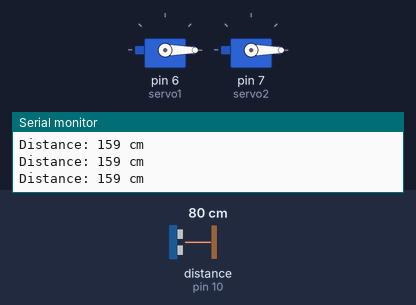
A sketch run on a simulated Arduino Uno, built with avr-gcc and run on an emulated ATmega328P. Shown: 2 × servo, the last lines printed to the serial monitor. Wiring (inferred from the names in the program): ultrasonic range finder: trigger pin 9; echo pin 10. Inputs (shaded band) come from the test bench; at power-on: distance to the obstacle (sensor on pin 10) 80 cm. The echo pulse lasts 58.3 µs per cm.

Above: at 1.2 s.
1.3 s: distance to the obstacle (sensor on pin 10) set to 18 cm
2.8 s: distance to the obstacle (sensor on pin 10) set to 13 cm
At 4.0 s:
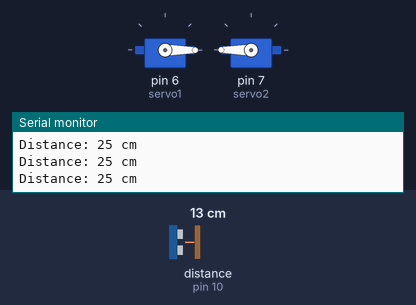
4.3 s: distance to the obstacle (sensor on pin 10) set to 9 cm
5.8 s: distance to the obstacle (sensor on pin 10) set to 6 cm
At 6.9 s:
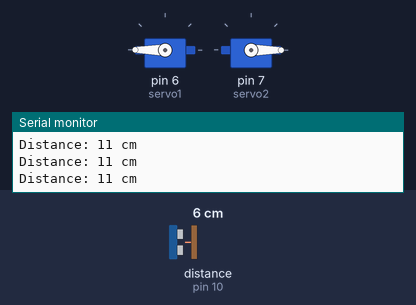
7.3 s: distance to the obstacle (sensor on pin 10) set to 35 cm
At 8.5 s:
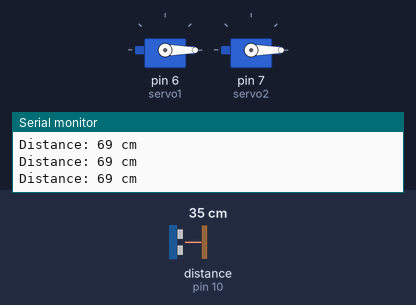
8.8 s: distance to the obstacle (sensor on pin 10) set to 2 cm
At 10.1 s:
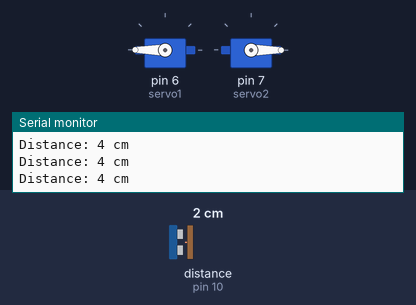
Timing chart, 0 to 11.3 s (numbered marks = the images above; inputs shaded):
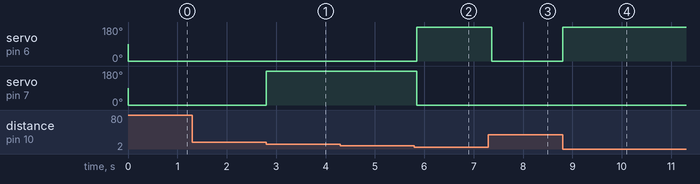

Measured:
- the behaviour switches between 16 and 15 cm on distance to the obstacle (sensor on pin 10) (found by bisection; images 0 and 1)
- the behaviour switches between 8 and 7 cm on distance to the obstacle (sensor on pin 10) (found by bisection; images 1 and 2)
- after the input at 2.8 s, servo on pin 7 (servo2): 0° → 180° at once
- after the input at 5.8 s, servo on pin 6 (servo1): 0° → 180° after 0.05 s; servo on pin 7 (servo2): 180° → 0° after 0.05 s
- after the input at 7.3 s, servo on pin 6 (servo1): 180° → 0° after 0.07 s
- after the input at 8.8 s, servo on pin 6 (servo1): 0° → 180° at once

The sketch:

2servos.ino
```cpp
#include <Servo.h>

Servo servo1;
Servo servo2;

const int trigPin = 9;
const int echoPin = 10;

void setup() {
  servo1.attach(6); // Attach servo 1 to pin 6
  servo2.attach(7); // Attach servo 2 to pin 7

  pinMode(trigPin, OUTPUT);
  pinMode(echoPin, INPUT);

  Serial.begin(9600);
}

void loop() {
  long duration, distance;

  // Trigger the ultrasonic sensor to get a distance measurement
  digitalWrite(trigPin, LOW);
  delayMicroseconds(2);
  digitalWrite(trigPin, HIGH);
  delayMicroseconds(10);
  digitalWrite(trigPin, LOW);

  duration = pulseIn(echoPin, HIGH);
  distance = duration / 29.1; // Calculate distance in centimeters

  // Print the distance to the Serial Monitor
  Serial.print("Distance: ");
  Serial.print(distance);
  Serial.println(" cm");

  // Control servo motors based on distance
  if (distance < 15) {
    servo1.write(180); // Turn servo 1 to 90 degrees
    servo2.write(0); // Turn servo 2 to 90 degrees
  } else if (distance >= 15 && distance <= 30) {
    servo1.write(0);   // Turn servo 1 to 0 degrees
    servo2.write(180); // Turn servo 2 to 180 degrees
  } else {
    servo1.write(0);   // Turn servo 1 to 0 degrees
    servo2.write(0);   // Turn servo 2 to 0 degrees
  }

  // Add a delay to control the update rate
  delay(100);
}
```
